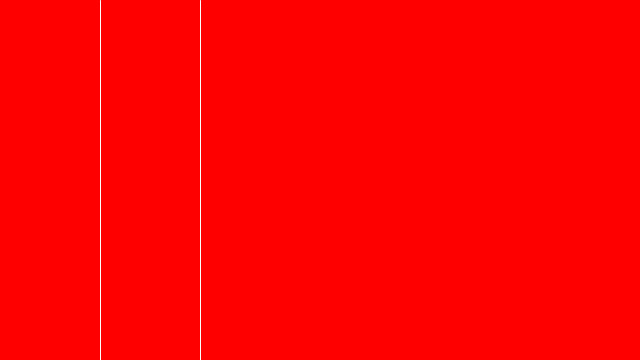
Frame 1 (no input)
Frame 60 (the mouse pressed at the canvas centre just before this capture): identical to frame 1, image omitted
Frame 120 (the mouse held since frame 60 and released just before this capture): identical to frame 1, image omitted

The Processing sketch that drew this single still picture (run headless with seeded random() and noise(); from frame 60 on, the mouse is pressed at the canvas centre):

// Processing sketch: logical_operators
// ── logical_operators.pde
void setup() {
  size(640, 360);
}

void draw() {
  background(0);

  if ((mouseX > 200) || (mouseX < 100)) {
    background(255,0,0);
  }
  
  stroke(255);
  line(100,0,100,height);
  line(200,0,200,height);
 
  
}
